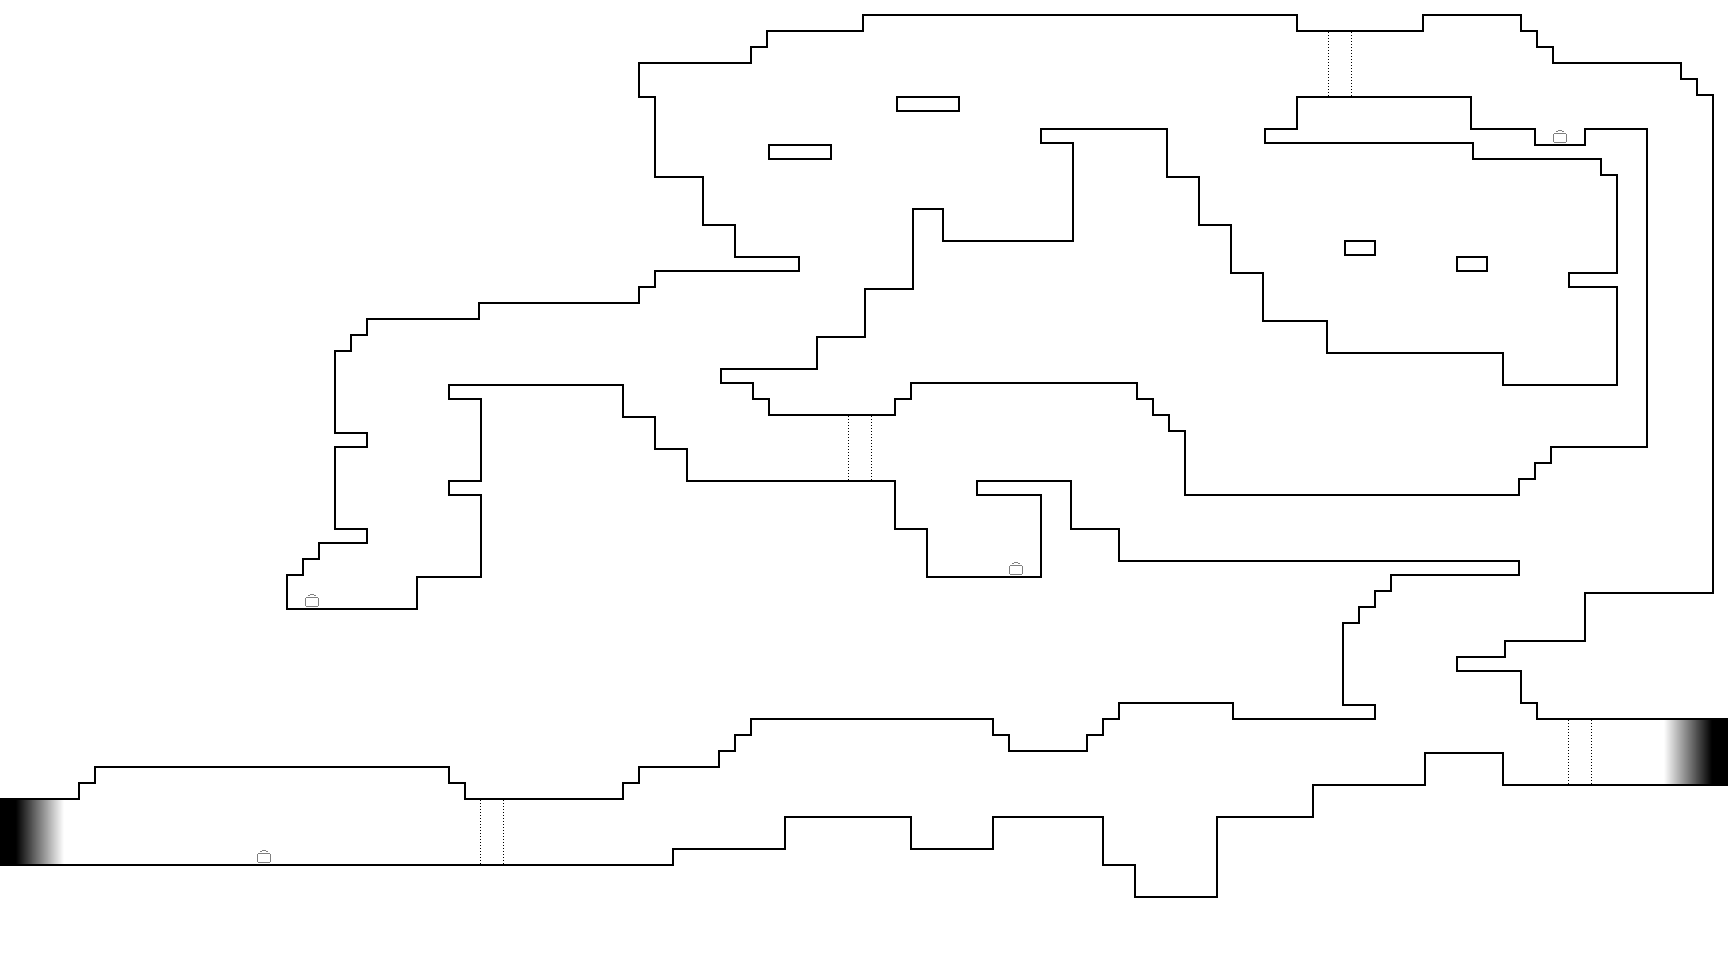

Tiled map render using the project's own tile images. Description and the map definition, with tile-layer contents summarised, below:
An orthogonal 108x60 tile map with 16x16 px tiles, 2 tile layers (sublayer, mainlayer) and 27 objects (5x Briefcase, 5x Image, 2x Trigger, Player, Checkpoint, ...).

<map version="1.0" orientation="orthogonal" width="108" height="60" tilewidth="16" tileheight="16" backgroundcolor="#ffffff">
 <properties>
  <property name="physicsGravityY" value="-9.81" />
  <property name="physicsSimulationSpeed" value="1.0" />
  <property name="restrictScrollingToMapBoundary" value="YES" />
 </properties>
 <tileset firstgid="1" name="Tileset_Geometry_16x16_256" tilewidth="16" tileheight="16" spacing="1" margin="1">
  <image source="Tileset_Geometry_16x16_256.png" width="256" height="256" />
 </tileset>
 <layer name="sublayer" width="108" height="60">
  <data>[6480 cells, 68 non-empty, 16 distinct tile ids]</data>
 </layer>
 <objectgroup name="HelperScreensizes" width="108" height="60" visible="0">
  <object x="0" y="640" width="576" height="320" />
  <object x="0" y="320" width="576" height="320" />
  <object x="0" y="0" width="576" height="320" />
  <object x="576" y="640" width="576" height="320" />
  <object x="576" y="0" width="576" height="320" />
  <object x="576" y="320" width="576" height="320" />
  <object x="1152" y="640" width="576" height="320" />
  <object x="1152" y="0" width="576" height="320" />
  <object x="1152" y="320" width="576" height="320" />
 </objectgroup>
 <layer name="mainlayer" width="108" height="60">
  <properties>
   <property name="_mainTileLayer" value="YES" />
  </properties>
  <data>[6480 cells, 843 non-empty, 21 distinct tile ids]</data>
 </layer>
 <objectgroup color="#00ff00" name="game objects" width="108" height="60">
  <object name="player" type="Player" x="160" y="816" width="16" height="32" />
  <object name="spawnEntry" type="Checkpoint" x="48" y="832" width="16" height="32" />
  <object name="ExitToStageSelection" type="Trigger" x="0" y="800" width="16" height="64">
   <properties>
    <property name="info.checkpoint" value="spawnStage001" />
    <property name="info.tmxFile" value="DemoStageSelection.tmx" />
    <property name="notification" value="LoadMap" />
   </properties>
  </object>
  <object name="b1" type="Briefcase" x="256" y="848" width="16" height="16" />
  <object name="b2" type="Briefcase" x="1008" y="560" width="16" height="16" />
  <object name="b3" type="Briefcase" x="304" y="592" width="16" height="16" />
  <object name="b4" type="Briefcase" x="1584" y="256" width="16" height="16" />
  <object name="b5" type="Briefcase" x="1552" y="128" width="16" height="16" />
  <object name="ld1" type="LockedDoor1" x="480" y="800" width="24" height="64" />
  <object name="ld2" type="LockedDoor2" x="848" y="416" width="24" height="64" />
  <object name="ld5" type="LockedDoor5" x="1568" y="720" width="24" height="64" />
  <object name="ld4" type="LockedDoor4" x="1328" y="32" width="24" height="64" />
  <object name="ExitToStageSelection" type="Trigger" x="1712" y="720" width="16" height="64">
   <properties>
    <property name="info.checkpoint" value="spawnStage001" />
    <property name="info.tmxFile" value="DemoStageSelection.tmx" />
    <property name="notification" value="LoadMap" />
   </properties>
  </object>
  <object name="abort" type="Image" x="64" y="816" width="80" height="32">
   <properties>
    <property name="imageName" value="dummy_abort.png" />
   </properties>
  </object>
  <object name="exit" type="Image" x="1616" y="736" width="48" height="32">
   <properties>
    <property name="imageName" value="dummy_exit.png" />
   </properties>
  </object>
  <object name="collectcases" type="Image" x="208" y="800" width="112" height="32">
   <properties>
    <property name="imageName" value="dummy_collectcases.png" />
   </properties>
  </object>
  <object name="unlockdoors" type="Image" x="384" y="816" width="80" height="32">
   <properties>
    <property name="imageName" value="dummy_unlockdoors.png" />
   </properties>
  </object>
  <object name="findenoughcases" type="Image" x="1424" y="688" width="80" height="48">
   <properties>
    <property name="imageName" value="dummy_findenoughcases.png" />
   </properties>
  </object>
 </objectgroup>
</map>
